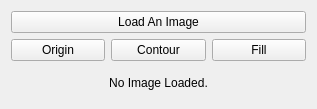
<?xml version="1.0" encoding="UTF-8"?>
<ui version="4.0">
 <class>LoadImage</class>
 <widget class="QWidget" name="LoadImage">
  <property name="geometry">
   <rect>
    <x>0</x>
    <y>0</y>
    <width>317</width>
    <height>109</height>
   </rect>
  </property>
  <property name="sizePolicy">
   <sizepolicy hsizetype="MinimumExpanding" vsizetype="MinimumExpanding">
    <horstretch>0</horstretch>
    <verstretch>0</verstretch>
   </sizepolicy>
  </property>
  <property name="minimumSize">
   <size>
    <width>0</width>
    <height>0</height>
   </size>
  </property>
  <property name="windowTitle">
   <string>LoadImage</string>
  </property>
  <layout class="QVBoxLayout" name="verticalLayout">
   <item>
    <widget class="QPushButton" name="pushButton_loadimg">
     <property name="text">
      <string>Load An Image</string>
     </property>
    </widget>
   </item>
   <item>
    <layout class="QHBoxLayout" name="horizontalLayout">
     <item>
      <widget class="QPushButton" name="pushButton_origin">
       <property name="text">
        <string>Origin</string>
       </property>
      </widget>
     </item>
     <item>
      <widget class="QPushButton" name="pushButton_contour">
       <property name="text">
        <string>Contour</string>
       </property>
      </widget>
     </item>
     <item>
      <widget class="QPushButton" name="pushButton_fill">
       <property name="text">
        <string>Fill</string>
       </property>
      </widget>
     </item>
    </layout>
   </item>
   <item>
    <widget class="ImageLabel" name="image_label">
     <property name="sizePolicy">
      <sizepolicy hsizetype="MinimumExpanding" vsizetype="MinimumExpanding">
       <horstretch>0</horstretch>
       <verstretch>0</verstretch>
      </sizepolicy>
     </property>
     <property name="minimumSize">
      <size>
       <width>0</width>
       <height>0</height>
      </size>
     </property>
     <property name="text">
      <string>No Image Loaded.</string>
     </property>
     <property name="alignment">
      <set>Qt::AlignCenter</set>
     </property>
    </widget>
   </item>
  </layout>
 </widget>
 <layoutdefault spacing="6" margin="11"/>
 <customwidgets>
  <customwidget>
   <class>ImageLabel</class>
   <extends>QLabel</extends>
   <header>LoadImage.h</header>
  </customwidget>
 </customwidgets>
 <resources/>
 <connections/>
</ui>
